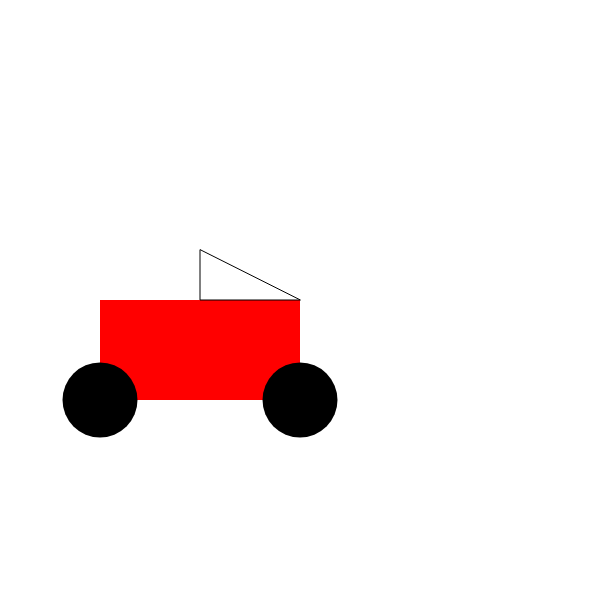
Frame 1 (no input)
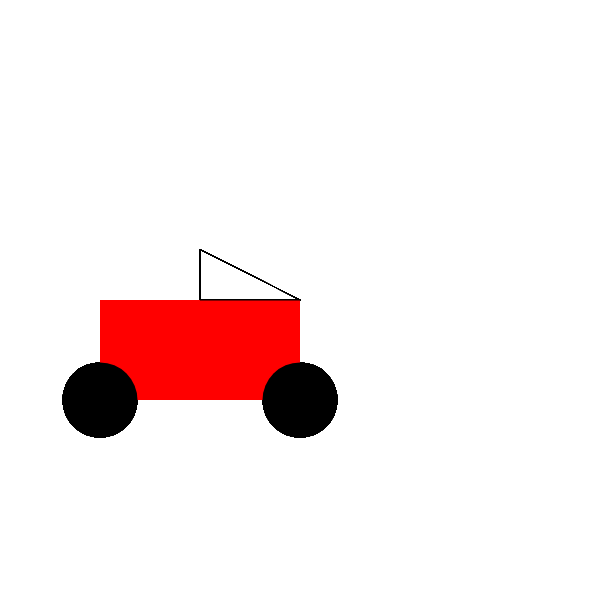
Frame 60 (no input)
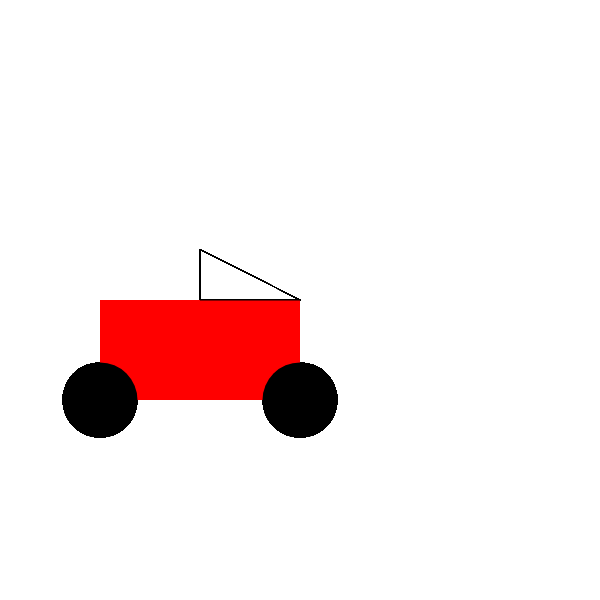
Frame 120 (the mouse pressed at the canvas centre since frame 60)

The p5.js sketch that drew these frames (run headless with seeded random() and noise() and a simulated clock; from frame 60 on, the mouse is pressed at the canvas centre):

// p5.js sketch
// ── sketch.js
/*
We can use number variables to draw shapes at a position relative to another
shape. This makes it super easy to draw lots of the same drawing all over our
canvas.

Teacher notes: this is a lot easier to explain with a well annotated
white board sketch!

Learning outcomes:

1. We've been drawing our shapes in one place on our canvas. If we want to draw
   the same collection of shapes again at another place on the canvas then we
   have to work out all the x and y positions again. That takes time and we
   can do better!
2. We can use variables to solve this problem! First we need to pick a point
   in our drawing and draw all the other shapes in our drawing relative to that
   point. When we say "relative to that point" we mean "how far away is the
   point I'm trying to draw from the point I know?".
3. Once we have a drawing which is drawn relative to 1 point in the canvas then
   we only have to change that 1 point and the whole drawing will look great.

Exercise: draw a smiley face using relative positioning.
*/

// 1. define variables which describe the shape of our car
// 8. play around with values of (carX, carY) - see how we can change
//    this 1 point and then everything works great. Hooray for variables!
var carX = 100;
var carY = 300;
var carWidth = 200;
var carHeight = 100;
// 3. define the variables which describe the shape of our wheels
var wheelSize = 75;
// 6. define the variables which describe the shape of our windscreen
var windscreenWidth = 100;
var windscreenHeight = 50;

var setup = function() {
  	createCanvas(600, 600);
  	background(255, 255, 255);
};

var draw = function() {	
	// car
	// 2. draw the car using the variables we've created
	fill(255, 0, 0);
	noStroke();
	rect(carX, carY, carWidth, carHeight);
	
	// wheels of car
	fill(0, 0, 0);
	// 4. draw our left wheel relative to (carX, carY)
	// left wheel
	ellipse(carX, carY+carHeight, wheelSize, wheelSize);
	// 5. draw our right wheel relative to (carX, carY)
	// right wheel
	ellipse(carX+carWidth, carY+carHeight, wheelSize, wheelSize);

	// windscreen
	noFill();
	stroke(1);
	// 7. draw the windscreen relative to (carX, carY)
	triangle(carX+carWidth, carY,
			 carX+carWidth-windscreenWidth, carY,
			 carX+carWidth-windscreenWidth, carY-windscreenHeight);
};
